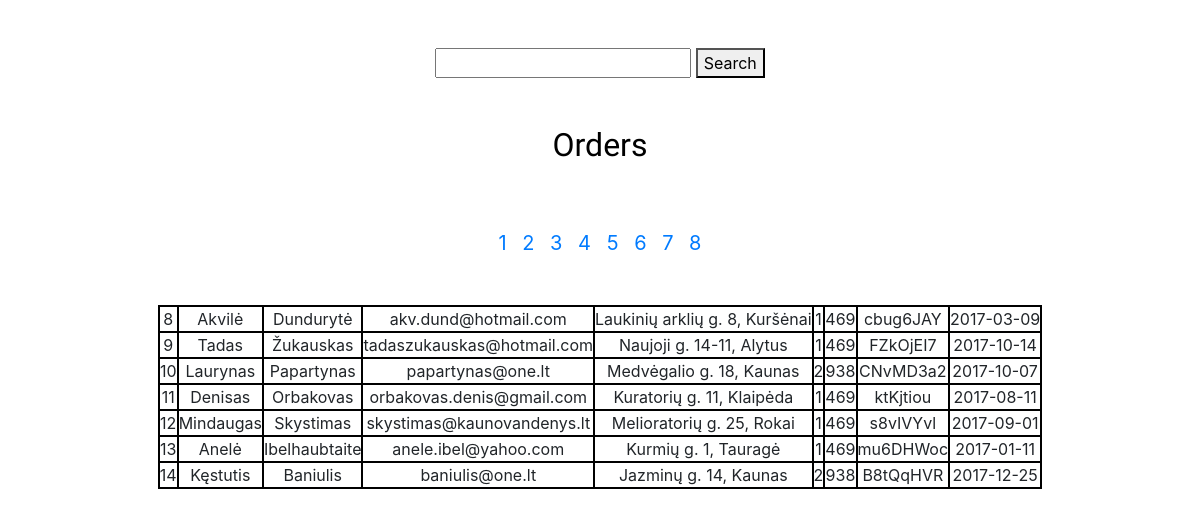
/php/order_list.php?page=2, run on the app's committed database.
### tables this page shows
CREATE TABLE `orders` (
  `id` int(11) NOT NULL,
  `name` varchar(255) NOT NULL,
  `last_name` varchar(255) NOT NULL,
  `email` varchar(255) NOT NULL,
  `shipping_adr` varchar(255) NOT NULL,
  `qty` varchar(255) NOT NULL,
  `order_price` int(4) NOT NULL,
  `order_number` varchar(255) NOT NULL,
  `date` date NOT NULL
);

### php/db_conn.php (called while the page is built, shortened)
<?php
class dbh {
  protected function connect() {
    $this->servername = "localhost";
    $this->username = "root";
    $this->password = "root";
    $this->dbname = "nfq";
    $conn = new mysqli ($this->servername, $this->username, $this->password, $this->dbname);
    mysqli_query($conn, "SET NAMES 'utf8'");
    return $conn;
  }
}
?>

### php/classes.php (called while the page is built, shortened)
<?php
include_once ('./db_conn.php');
  class order extends dbh {
    public function getOrders ($search, $start, $qty, $sort_type, $sort_col) {
        $sql = "SELECT * FROM orders LIMIT $start, $qty";
        $result = $this->connect()->query($sql);
        return $result;
      }
  }
?>

### php/order_list.php (the view, shortened to what this page needs)
<?php
include_once ('./classes.php');
include_once ('./f_show_order_results.php');
?>
<!DOCTYPE html>
<html>
<head>
  <link rel="stylesheet" href="https://maxcdn.bootstrapcdn.com/bootstrap/4.0.0/css/bootstrap.min.css">
  <link rel="stylesheet" href="../css/style.css">
</head>
<body>
<div class="container-fluid">
  <div class="row form_div">
    <div class="col-md-12">
      <form class="mt-5 mb-5 text-center" action="order_list.php" method="get">
        <input type="text" name="searchin_phrase" value="">
        <button type="submit" name="search">Search</button>
      </form>
    </div>
  </div>
  <div class="row order_table">
    <div class="col-md-12">
      <p class="text-center h3 mb-3 fill_up_headline"><a href="./order_list.php">Orders</a></p>
      <?php
            $newOrder = new order();
            $results_per_page = 7;
            if (!isset($_GET['sort']) && !isset($_GET['search'])) {
              $allOrders = showResults($newOrder, 'getOrders', $results_per_page, "", "", "");
            }
            elseif (isset($_GET['searchin_phrase']) && $_GET['searchin_phrase'] === "") {
              header('Location: ./order_list.php');
            }
            elseif (isset($_GET['searchin_phrase'])) {
              $allOrders = showResults($newOrder, 'searchOrders', $results_per_page, $_GET['searchin_phrase'], "", "");
            }
            elseif (isset($_GET['sort'])) {
              $allOrders = showResults($newOrder, 'sortOrders', $results_per_page, "", $_GET['sort'], $_GET['column_name']);
            }
      ?>
    </div>
    </div>
            <table class="mx-auto">
              <?php while ($row = mysqli_fetch_assoc($allOrders)) { ?>
               <tr>
                <td class="table_data"><?php echo $row['id'] ?></td>
                <td class="table_data"><?php echo $row['name'] ?></td>
                <td class="table_data"><?php echo $row['last_name'] ?></td>
                <td class="table_data"><?php echo $row['email'] ?></td>
                <td class="table_data"><?php echo $row['shipping_adr'] ?></td>
                <td class="table_data"><?php echo $row['qty'] ?></td>
                <td class="table_data"><?php echo $row['order_price'] ?></td>
                <td class="table_data"><?php echo $row['order_number'] ?></td>
                <td class="table_data"><?php echo $row['date'] ?></td>
               </tr>
             <?php }?>
          </table>
    </div>
</body>
</html>

### css/style.css (style rules this page uses)
.fill_up_headline, .shipping_info_headline { font-family: 'Ubuntu Condensed', sans-serif; font-size: 2em; }
.order_table { height: auto; }
.form_div { height: auto; }
.table_data { border: 2px solid black; text-align: center; }
tr, th, td { padding: 0; }
.fill_up_headline a:link, .fill_up_headline a:visited, .fill_up_headline a:hover, .fill_up_headline a:active { color: black; text-decoration: none; cursor: pointer; }

### data on the page
orders: id "8", name "Akvilė", last_name "Dundurytė", email "akv.dund@hotmail.com", shipping_adr "Laukinių arklių g. 8, Kuršėnai", qty "1", order_price "469", order_number "cbug6JAY", date "2017-03-09"
orders: id "9", name "Tadas", last_name "Žukauskas", email "tadaszukauskas@hotmail.com", shipping_adr "Naujoji g. 14-11, Alytus", qty "1", order_price "469", order_number "FZkOjEI7", date "2017-10-14"
orders: id "10", name "Laurynas", last_name "Papartynas", email "papartynas@one.lt", shipping_adr "Medvėgalio g. 18, Kaunas", qty "2", order_price "938", order_number "CNvMD3a2", date "2017-10-07"
orders: id "11", name "Denisas", last_name "Orbakovas", email "orbakovas.denis@gmail.com", shipping_adr "Kuratorių g. 11, Klaipėda", qty "1", order_price "469", order_number "ktKjtiou", date "2017-08-11"
orders: id "12", name "Mindaugas", last_name "Skystimas", email "skystimas@kaunovandenys.lt", shipping_adr "Melioratorių g. 25, Rokai", qty "1", order_price "469", order_number "s8vIVYvl", date "2017-09-01"
orders: id "13", name "Anelė", last_name "Ibelhaubtaite", email "anele.ibel@yahoo.com", shipping_adr "Kurmių g. 1, Tauragė", qty "1", order_price "469", order_number "mu6DHWoc", date "2017-01-11"
orders: id "14", name "Kęstutis", last_name "Baniulis", email "baniulis@one.lt", shipping_adr "Jazminų g. 14, Kaunas", qty "2", order_price "938", order_number "B8tQqHVR", date "2017-12-25"
